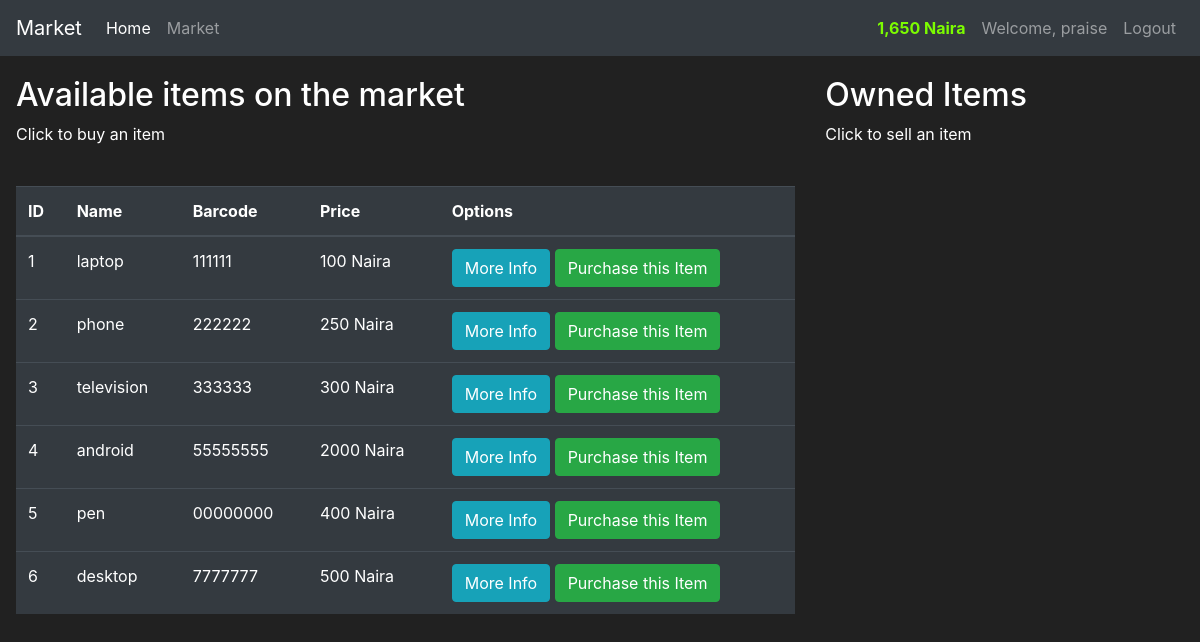
The app's page /market (signed in) with its own data.
### market/models.py (models this page shows, shortened)
class User(db.Model, UserMixin):
    id = db.Column(db.Integer(), primary_key = True)
    username = db.Column(db.String(length = 30), nullable = False, unique = True)
    email_address = db.Column(db.String(length = 50), nullable = False, unique = True)
    hashed_password = db.Column(db.String(length=60), nullable = False)
    budget = db.Column(db.Integer(), nullable = False, default = 100000)
    items = db.relationship('Item', backref = "owned_user", lazy = True )
    @property
    def prettier_budget(self):
        if len(str(self.budget)) >=4:
            return f'{str(self.budget)[:-3]},{str(self.budget)[-3:]}'
        else:
            return (self.budget)
    @property
    def password(self):
        return self.password

class Item(db.Model):
    id = db.Column(db.Integer, primary_key = True )
    name = db.Column(db.String(length = 30), nullable = False, unique = True)
    price = db.Column(db.Integer(), nullable = False)
    barcode = db.Column(db.String(length = 12), nullable = False, unique = True)
    description = db.Column(db.String(length = 1024), nullable = False, unique = True)
    owner = db.Column(db.Integer(), db.ForeignKey(User.id))

### market/routes.py (the view, shortened to what this page needs)
@app.route("/market", methods = ['GET', 'POST'])
@login_required
def market_page():
    purchase_form = PurchaseItemForm()
    sell_form = SellItemForm()
    if request.method == "GET":
        items = Item.query.filter_by(owner = None)
        owned_items = Item.query.filter_by(owner = current_user.id)
        return render_template("market.html", items = items, purchase_form = purchase_form,owned_items = owned_items, sell_form = sell_form)

### market/models.py (called while the page is built)
@login_manager.user_loader
def load_user(user_id):
    return User.query.get(int(user_id))

### market/templates/market.html (shortened to what this page needs)
{% extends "base.html" %}
{% block content %}
<link rel="stylesheet" href="https://stackpath.bootstrapcdn.com/bootstrap/4.5.2/css/bootstrap.min.css">
<div class="row" style="margin-left: 1px; margin-top: 20px;">
   <div class="col-8">
      <h2>Available items on the market</h2>
      <p>Click to buy an item</p>
      <br>
      <table class="table table-hover table-dark">
         <thead>
            <tr>
               <th scope="col">ID</th>
               <th scope="col">Name</th>
               <th scope="col">Barcode</th>
               <th scope="col">Price</th>
               <th scope="col">Options</th>
            </tr>
         </thead>
         <tbody>
            {% for item in items %}
            <tr>
               <td>{{ item.id }}</td>
               <td>{{ item.name }}</td>
               <td>{{ item.barcode }}</td>
               <td>{{ item.price }} Naira</td>
               <td>
                  <button class="btn btn-outline btn-info" data-toggle="modal" data-target="#exampleModal-{{item.id}}">More Info</button>
                  <button class="btn btn-outline btn-success" data-toggle="modal" data-target="#Purchaseitem-{{item.id}}">Purchase this Item</button>
               </td>
            </tr>
            {% endfor %}
         </tbody>
      </table>
   </div>
   <div class="col-4">
      <h2>Owned Items</h2>
      <p>Click to sell an item</p>
   </div>
</div>
{% endblock %}

### market/templates/base.html (shortened to what this page needs)
<!doctype html>
<html lang="en">
  <head>
    <link rel="stylesheet" href="https://cdn.jsdelivr.net/npm/bootstrap@4.5.3/dist/css/bootstrap.min.css">
  </head>
  <body>
    <nav class="navbar navbar-expand-md navbar-dark bg-dark">
        <a class="navbar-brand" href="#">Market</a>
        <div class="collapse navbar-collapse" id="navbarNav">
          <ul class="navbar-nav mr-auto">
              <li class="nav-item active">
                  <a class="nav-link" href="{{url_for('home_page')}}">Home <span class="sr-only">(current)</span></a>
              </li>
              <li class="nav-item">
                  <a class="nav-link" href="{{url_for('market_page')}}">Market</a>
              </li>
          </ul>
          {% if current_user.is_authenticated %}
          <ul class="navbar-nav">
            <li class="nav-item">
              <a class="nav-link" style="color: lawngreen; font-weight: bold">
                {{ current_user.prettier_budget }} Naira
                </a>
          </li>
            <li class="nav-item">
                <a class="nav-link">Welcome, {{ current_user.username }}</a>
            </li>
            <li class="nav-item">
                <a class="nav-link" href="{{url_for('log_out_page')}}">Logout</a>
            </li>
        </ul>
          {% endif %}
        </div>
      </nav>
  {% block content %}
  {% endblock %}
  </body>
</html>

### market/templates/base.html (style rules this page uses)
body { background-color: #212121; color: white; }

### records on screen
User: prettier_budget "1,650", username "praise"
Item: id "1", name "laptop", barcode "111111", price "100"
Item: id "2", name "phone", barcode "222222", price "250"
Item: id "3", name "television", barcode "333333", price "300"
Item: id "4", name "android", barcode "55555555", price "2000"
Item: id "5", name "pen", barcode "00000000", price "400"
Item: id "6", name "desktop", barcode "7777777", price "500"
